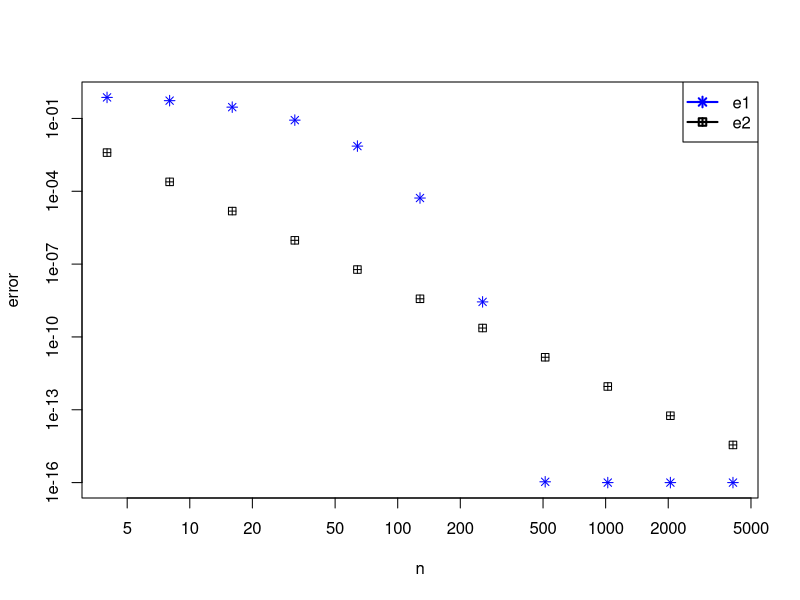

Write the R code that produced this figure.
## ---- chunk 1
knitr::opts_chunk$set(echo = TRUE)
## ---- chunk 2
x <- 2*(3+4+5)
## ---- chunk 3
P <- matrix(c(-4, 1, 9, 5, 0, 1, 6, 9, 2), nrow = 3, ncol = 3)
S <- matrix(c(-1, 2, 1, 2, 7, -3, 1, -3, 4), nrow = 3, ncol = 3)
print(eigen(S)$values)
print(eigen(P)$values)
## ---- chunk 4
my.trapezoid <- function(f, a, b, tol=1e-6){
  n <- 50
  diff <- 1
  x <- seq(a, b, length=n)
  y <- f(x)
  h <- (b-a) / (n-1)
  area <- h * sum(y[1:(n-1)]) / 2 + sum(h*y[2:n]) / 2
  while (diff > tol) {
    n <- 2*n
    x <- seq(a, b, length=n)
    y <- f(x)
    h <- (b-a) / (n-1)
    newarea <- h * sum(y[1:(n-1)]) / 2 + sum(h*y[2:n]) / 2
    diff <- newarea - area
    area <- newarea
  }
  return(area)
}

test1 <- function(w) {
  return ((3*(w^0.5))/2000)
}

test2 <- function(x) {
  return (exp((x-3)*(x-4)))
}

test3 <- function(t) {
  return (((cos(3*t+1))^2)/(1.05+sin(t)))
}

print(my.trapezoid(test1, 0, 100, 1e-4))
print(my.trapezoid(test2, 2, 5, 1e-4))
print(my.trapezoid(test3, -pi, pi, 1e-4))

## ---- chunk 5
n <- 2^(2:12)
fake.error.1 <- 1.08^(-n) + 1e-16
fake.error.2 <- n^(-4)
plot(n,fake.error.1,type='p',log='xy',col="blue",pch=8,xlab="n",ylab="error")
lines(n,fake.error.2,type='p',pch=12)
legend("topright",legend=c("e1","e2"),pch=c(8,12),lwd=2,col=c("blue","black"))
